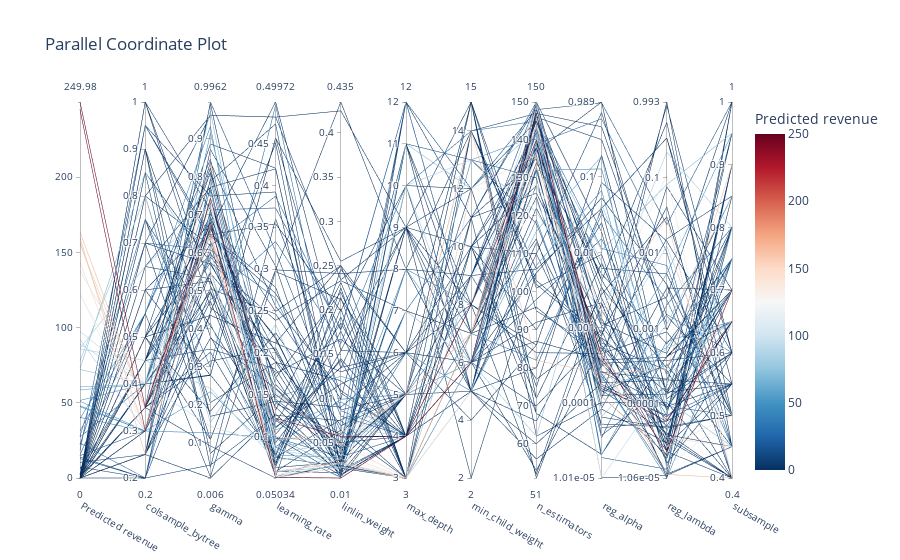

Notebook code for this chart:
### Code cell
plot_parallel_coordinate(s.study,  target=lambda t: t.values[1], target_name='Predicted revenue')
